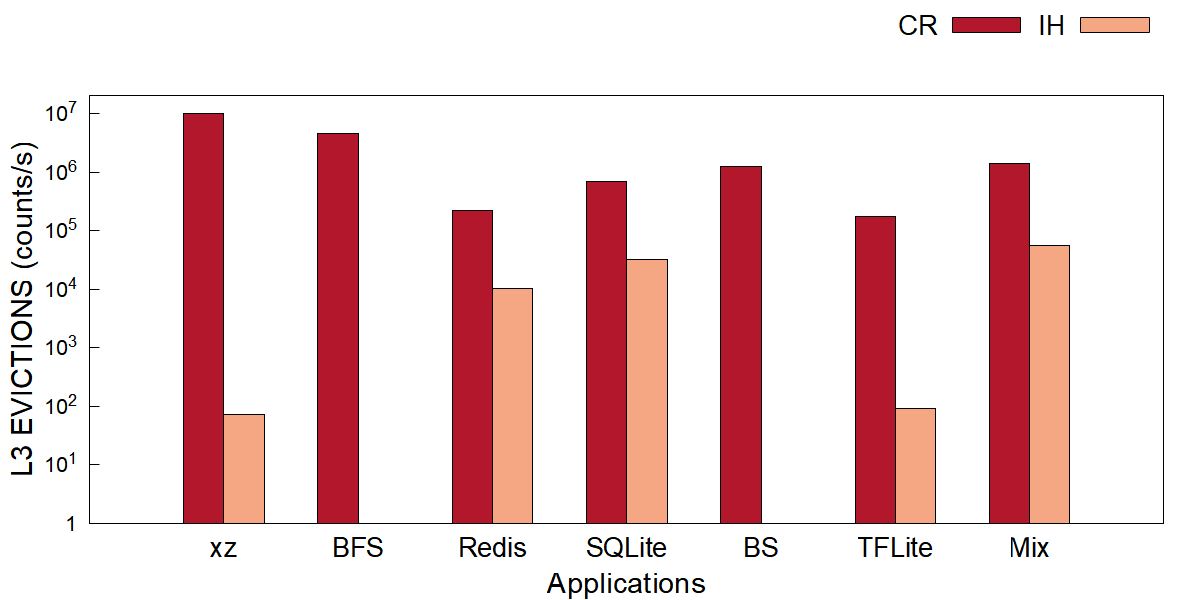

Here is the gnuplot script that generated this plot:
# l3_evictions.plt - one counter, one bar per application per data path.
#
# Style mirrors the paper bar charts (image/*.plt): clustered
# bars, Arial 16/22/20, opaque fill with black border, key
# outside top right.  Bars use `with boxes` with explicit
# width and offsets (see tools/gen_fig_plts.py); xrange
# [0:8] centers the 7 application groups.  Full 4-side
# frame (border 15), tics only on left y / bottom x
# (nomirror).  Colors: 2-series figures use #B2172B
# (left, dark) / #F5A682 (right, light); the 3-series
# figure keeps dark gray / light gray / red.
#
# Log y axis: raw counts/s, starts at 1, coarse decade
# tics 1, 10, 100, ... only (10^{%L}, no minor tics);
# the IH series would be invisible on a linear axis.
#
# Data: fig/l3_evictions.dat (raw differenced rates).
#
# Usage: gnuplot fig/l3_evictions.plt   (from the repo root)

set terminal pngcairo size 1200,600 enhanced font 'Arial,16'
set output 'fig/l3_evictions.png'

set ylabel 'L3 EVICTIONS (counts/s)' font 'Arial,22'
set xlabel 'Applications' font 'Arial,22'

set style fill solid border -1
set boxwidth 0.30

set yrange [1:2e+07]
set logscale y 10
unset mytics
set format y '10^{%L}'
set ytics add ("1" 1)

set border 15
set ytics nomirror
set xtics nomirror

# xtics anchored at the cluster centers (1..7); the app
# names come from fig/l3_evictions.dat column 1.
set xtics ('xz' 1, 'BFS' 2, 'Redis' 3, 'SQLite' 4, 'BS' 5, 'TFLite' 6, 'Mix' 7) font ',20'
set xrange [0:8]

set tmargin 4
set key outside top right horizontal font 'Arial,20'

C_CR = "#B2172B"
C_IH = "#F5A682"

plot 'fig/l3_evictions.dat' using ($0+1-0.150):2 with boxes title 'CR' lc rgb C_CR, \
     '' using ($0+1+0.150):3 with boxes title 'IH' lc rgb C_IH
